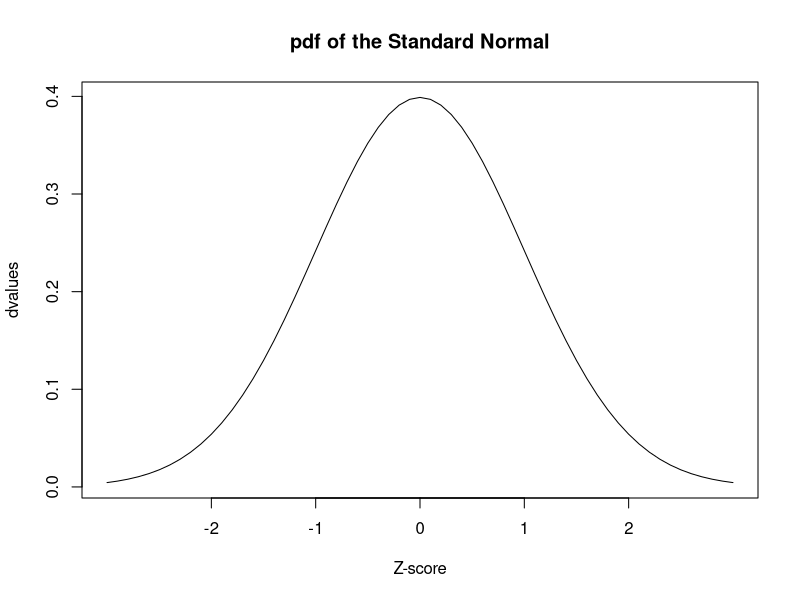
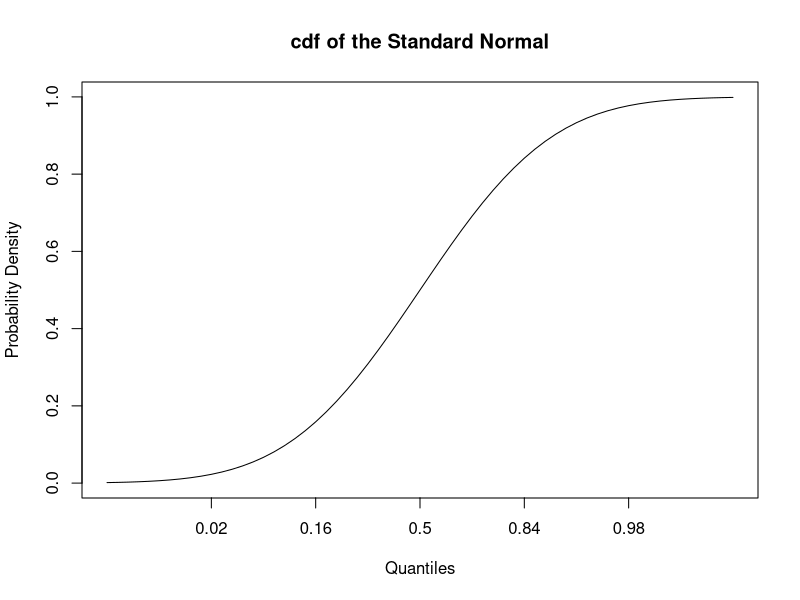
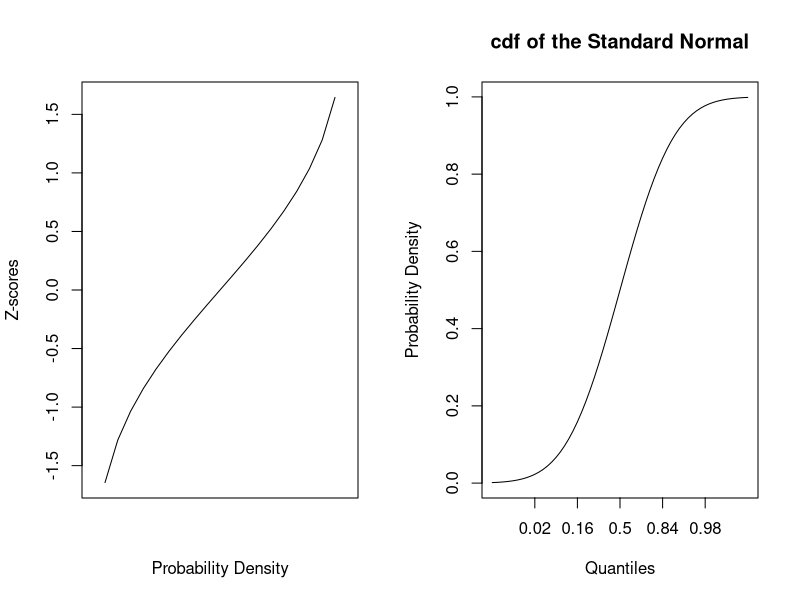
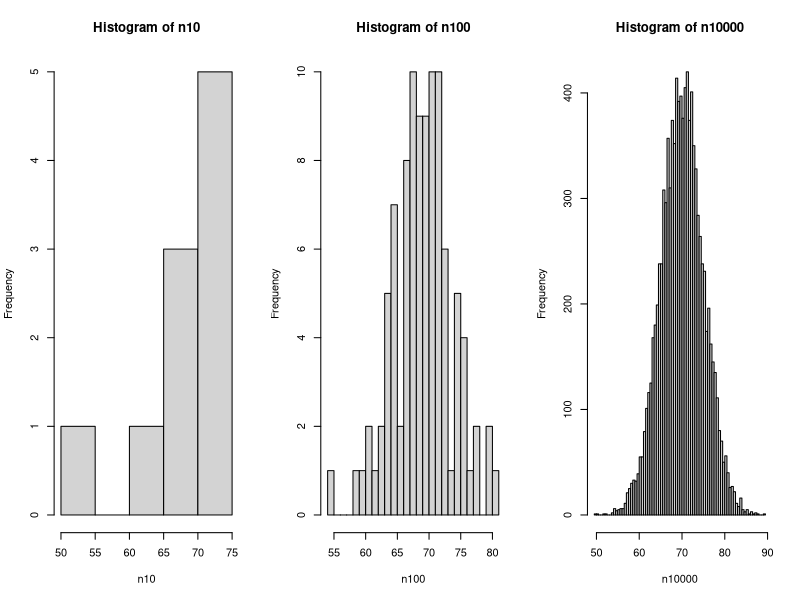

The R script that drew these images, in order:
## ---- chunk 1
# This is a comment. Anything I write after the octothorpe is not executed.

# This is the same as computing the pdf of the normal with x = 0, mu = 0 and
# sigma = 1. The dnorm function takes three main arguments, as do all of the
# *norm functions in R.

dnorm(0, mean = 0, sd = 1)

# The line of code below does the same thing as the same as the line of code 
# above, since mean = 0 and sd = 0 are the default arguments for the dnorm 
# function.

dnorm(0)

# Another exmaple of dnorm where parameters have been changed.

dnorm(2, mean = 5, sd = 3)
## ---- chunk 2
# First I'll make a vector of Z-scores
z_scores <- seq(-3, 3, by = .1)

# Let's print the vector
z_scores

# Let's make a vector of the values the function takes given those Z-scores.
# Remember for dnorm the default value for mean is 0 and for sd is 1.
dvalues <- dnorm(z_scores)

# Let's examine those values
dvalues

# Now we'll plot these values
plot(dvalues, # Plot where y = values and x = index of the value in the vector
     xaxt = "n", # Don't label the x-axis
     type = "l", # Make it a line plot
     main = "pdf of the Standard Normal",
     xlab= "Z-score") 

# These commands label the x-axis
axis(1, at=which(dvalues == dnorm(0)), labels=c(0))
axis(1, at=which(dvalues == dnorm(1)), labels=c(-1, 1))
axis(1, at=which(dvalues == dnorm(2)), labels=c(-2, 2))
## ---- chunk 3
# To be clear about the arguments in this example:
# q = 0, mean = 0, sd = 1
pnorm(0) 
## ---- chunk 4
pnorm(2)

pnorm(2, mean = 5, sd = 3)

pnorm(2, mean = 5, sd = 3, lower.tail = FALSE)

1 - pnorm(2, mean = 5, sd = 3, lower.tail = FALSE)
## ---- chunk 5
pvalues <- pnorm(z_scores)

# Now we'll plot these values
plot(pvalues, # Plot where y = values and x = index of the value in the vector
     xaxt = "n", # Don't label the x-axis
     type = "l", # Make it a line plot
     main = "cdf of the Standard Normal",
     xlab= "Quantiles",
     ylab="Probability Density") 

# These commands label the x-axis
axis(1, at=which(pvalues == pnorm(-2)), labels=round(pnorm(-2), 2))
axis(1, at=which(pvalues == pnorm(-1)), labels=round(pnorm(-1), 2))
axis(1, at=which(pvalues == pnorm(0)), labels=c(.5))
axis(1, at=which(pvalues == pnorm(1)), labels=round(pnorm(1), 2))
axis(1, at=which(pvalues == pnorm(2)), labels=round(pnorm(2), 2))
## ---- chunk 6
# What is the Z-score of the 50th quantile of the normal distribution?
qnorm(.5)

# What is the Z-score of the 96th quantile of the normal distribution?
qnorm(.96)

# What is the Z-score of the 99th quantile of the normal distribution?
qnorm(.99)

# They're truly inverses!
pnorm(qnorm(0))
qnorm(pnorm(0))
## ---- chunk 7
# This is for getting two graphs next to each other
oldpar <- par()
par(mfrow=c(1,2))

# Let's make a vector of quantiles: from 0 to 1 by increments of .05
quantiles <- seq(0, 1, by = .05)
quantiles

# Now we'll find the Z-score at each quantile
qvalues <- qnorm(quantiles)
qvalues

# Plot the z_scores
plot(qvalues,
     type = "l", # We want a line graph
     xaxt = "n", # No x-axis
     xlab="Probability Density",
     ylab="Z-scores")

# Same pnorm plot from before
plot(pvalues, # Plot where y = values and x = index of the value in the vector
     xaxt = "n", # Don't label the x-axis
     type = "l", # Make it a line plot
     main = "cdf of the Standard Normal",
     xlab= "Quantiles",
     ylab="Probability Density") 

# These commands label the x-axis
axis(1, at=which(pvalues == pnorm(-2)), labels=round(pnorm(-2), 2))
axis(1, at=which(pvalues == pnorm(-1)), labels=round(pnorm(-1), 2))
axis(1, at=which(pvalues == pnorm(0)), labels=c(.5))
axis(1, at=which(pvalues == pnorm(1)), labels=round(pnorm(1), 2))
axis(1, at=which(pvalues == pnorm(2)), labels=round(pnorm(2), 2))

# Restore old plotting settings
par(oldpar)
## ---- chunk 8
# set.seed is a function that takes a number as an argument and sets a seed from
# which random numbers are generated. It's important to set a seed so that your
# code is reproduceable. If you wanted to you could always set your seed to the
# same number. I like to set seeds to the "date" which is really just
# the arithmetic equation "month minus day minus year". So today's seed 
# is -2006.
set.seed(10-1-2015)
rnorm(5)

# If I set the seed to the same seed again, I'll generate the same vector of
# numbers.
set.seed(10-1-2015)
rnorm(5)

# Now onto using rnorm

# Let's generate three different vectors of random numbers from a normal
# distribution
n10 <- rnorm(10, mean = 70, sd = 5)
n100 <- rnorm(100, mean = 70, sd = 5)
n10000 <-  rnorm(10000, mean = 70, sd = 5)

# Let's just look at one of the vectors
n10
## ---- chunk 9
# This is for getting two graphs next to each other
oldpar <- par()
par(mfrow=c(1,3))

# The breaks argument specifies how many bars are in the histogram
hist(n10, breaks = 5)
hist(n100, breaks = 20)
hist(n10000, breaks = 100)

# Restore old plotting settings
par(oldpar)
